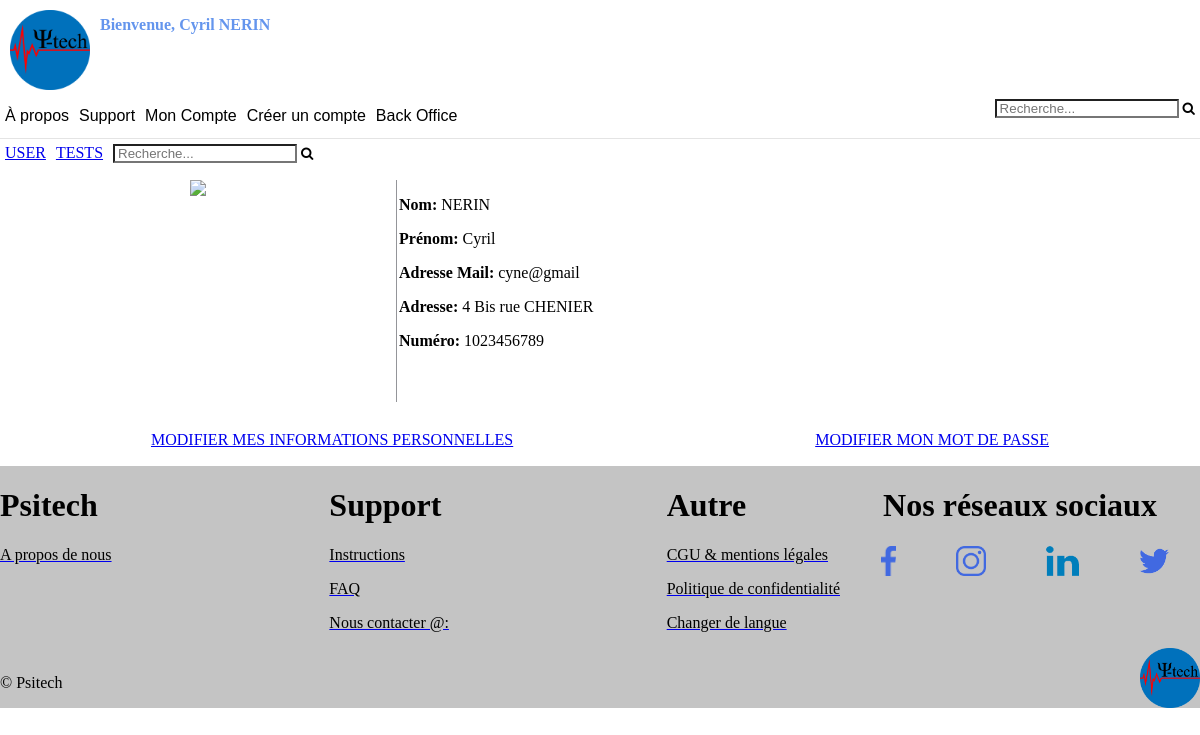
Page /APP/profil.php?profileid=18 (signed in) on the committed database.
### tables this page shows
CREATE TABLE IF NOT EXISTS `compte` (
  `id` int(11) NOT NULL AUTO_INCREMENT,
  `mail` varchar(255) NOT NULL,
  `mdp` varchar(255) NOT NULL DEFAULT 'mdp',
  `birthday` date NOT NULL,
  `phone` int(11) NOT NULL,
  `nom` varchar(150) NOT NULL,
  `prenom` varchar(150) NOT NULL,
  `genre` int(1) NOT NULL,
  `pays` text NOT NULL,
  `ville` text NOT NULL,
  `ZIP` int(11) NOT NULL,
  `adresse` text NOT NULL,
  `adresse2` text NOT NULL,
  `typeUtilisateur` int(14) NOT NULL DEFAULT '2',
  PRIMARY KEY (`id`),
  UNIQUE KEY `mail` (`mail`)
);

### APP/profil.php (the view, shortened to what this page needs)
<!DOCTYPE html>
<html>
	<head>
		<link rel="stylesheet" href="CSS/profil.css">
		<link rel="stylesheet" href="https://cdnjs.cloudflare.com/ajax/libs/font-awesome/4.7.0/css/font-awesome.min.css">
	<body>
		<?php include("header.php");
		try
		{
			$bdd = new PDO('mysql:host=localhost;dbname=app;charset=utf8', 'root', '',array(PDO::ATTR_ERRMODE => PDO::ERRMODE_EXCEPTION));
		}
		catch(Exception $e)
		{
			die('erreur:'.$e -> getMessage());
		}
		if (isset($_GET['profileid'])) {
			$currentid = $_GET['profileid'];
		} else {
			header("Location:profil.php?profileid=".urlencode($_SESSION['id']));
		}
		$req = $bdd -> query("SELECT id,nom,prenom,mail,adresse,phone FROM compte WHERE id='$currentid'");
		$req -> execute(array('id' => $_SESSION['id']));
		$profil = $req->fetch();
		?>
		<div class="affichage">
			<div class="menuProfil1">
				<a href="profil.php?profileid=<?php echo $_SESSION['id'] ?>">USER</a>
				<a href="tests.php">TESTS</a>
				<form class="menuinput" action="SearchProfile.php">
		  			<input type="search" name="searchtext" placeholder="Recherche..." id ="search-bar-profile">
					<button type="submit" id="search-button"><i class="fa fa-search"></i></button>
		  		</form>
			</div>
			<?php if ($req->rowCount() > 0) {  ?>
			<div class="infos">
				<div class="col-2-2">
					<img id="profilephoto" src="Media/Emptyprofile.png">
				</div>
				<div>
					<p><strong>Nom:</strong> <?php echo $profil['nom']?></p>
					<p><strong>Prénom:</strong>  <?php echo $profil['prenom']?> </p>
					<p><strong>Adresse Mail:</strong> <?php echo $profil['mail']?></p>
					<p><strong>Adresse:</strong> <?php echo $profil['adresse']?></p>
					<p><strong>Numéro:</strong> <?php echo $profil['phone']?></p>
				</div>
			</div>
			<?php } ?>
			<?php
			if (($profil['id'] == $_SESSION['id'])) {	?>
			<div class="menuProfil2">
				<a href="modifINFO.php">MODIFIER MES INFORMATIONS PERSONNELLES</a>
				<a href="modifMDP.php">MODIFIER MON MOT DE PASSE</a>
			</div>
			<?php } ?>
		</div>
		<?php include("footer.php"); ?>
	</body>
</html>

### APP/CSS/profil.css (style rules this page uses)
body { height: 100%; width: 100%; margin: 0; padding: 0; }
.affichage { display: flex; justify-content: space-between; flex-direction: column; flex-wrap: wrap; margin-bottom: 1%; }
.menuProfil1 { display: flex; flex-direction: row; margin-bottom: 1%; }
.menuProfil1 a { margin: 5px; }
.infos { display: flex; flex: 1; }
.infos p { margin-left: 2px; }
.menuProfil2 { display: flex; flex-direction: row; justify-content: space-around; margin-top: 2%; }
.menuProfil2 a { text-align: end; margin: 5px; }
.col-1-2, .col-2-2 { width: 33%; display: inline-block; text-align: center; border-right: 1px solid #949599; }

### APP/CSS/header.css (style rules this page uses)
.menubtn a, .contenuMenu a, { color: white; text-decoration: none; }
.menuinput { width: 100%; font-size: medium; border: none; background: transparent; color: white; padding: 5px; }
input[type=search] { padding: 0px; padding-left: 3px; display: inline-block; border-radius: 0px; }
#search-button { margin: 0px; border: none; padding: 0px; color: black; text-align: center; background-color: transparent; display: inline-block; }
.menuinput { display: inline-block; height: 100%; width: 100%; }

### rows in the picture
compte: nom "NERIN", prenom "Cyril", mail "cyne@gmail", adresse "4 Bis rue CHENIER", phone "1023456789"

### other values in the picture
$_SESSION['prenom'] "Cyril"
$_SESSION['nom'] "NERIN"
